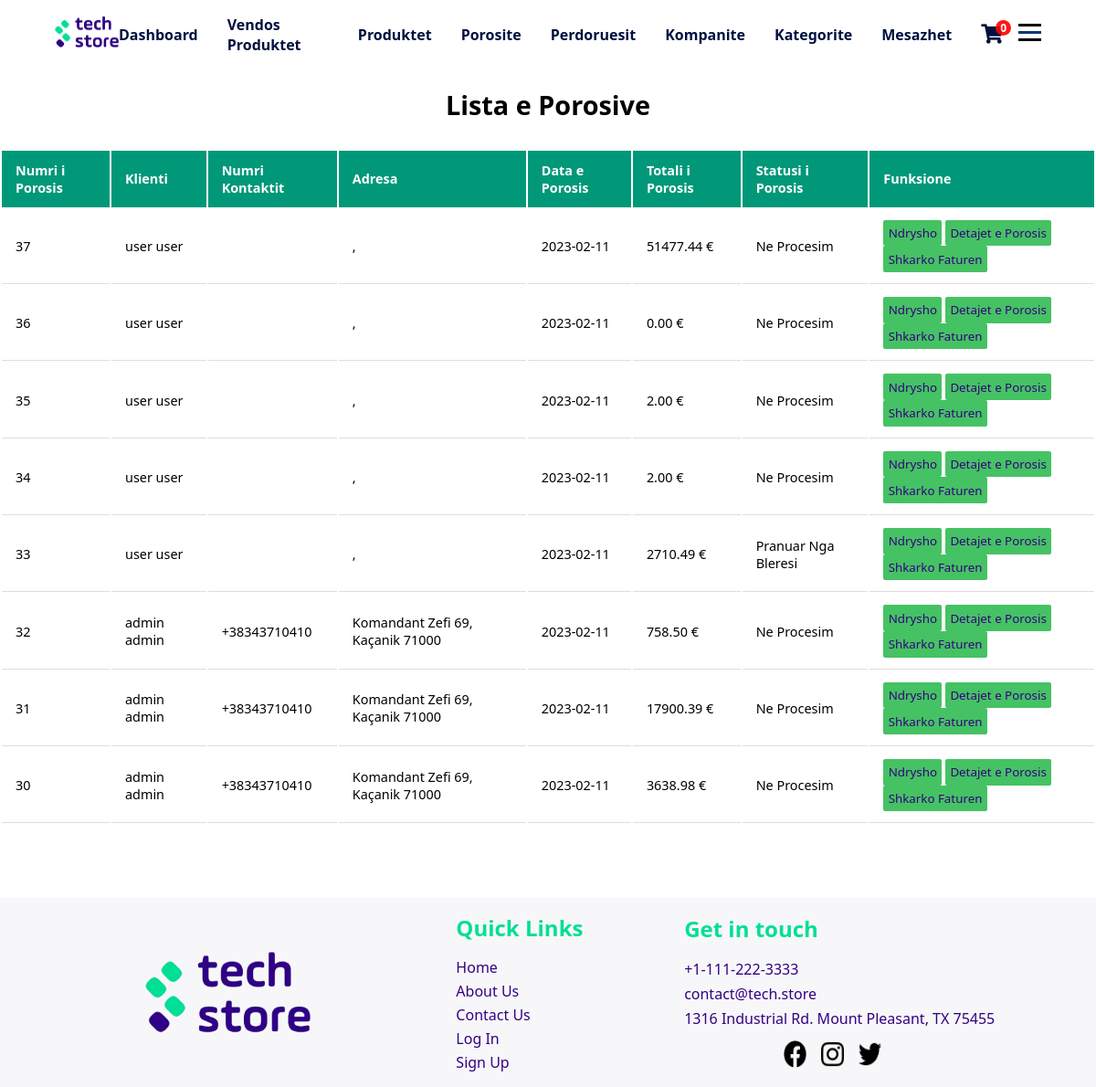
The app's page /php/admin/porositNgaKlientet.php (signed in), older data.
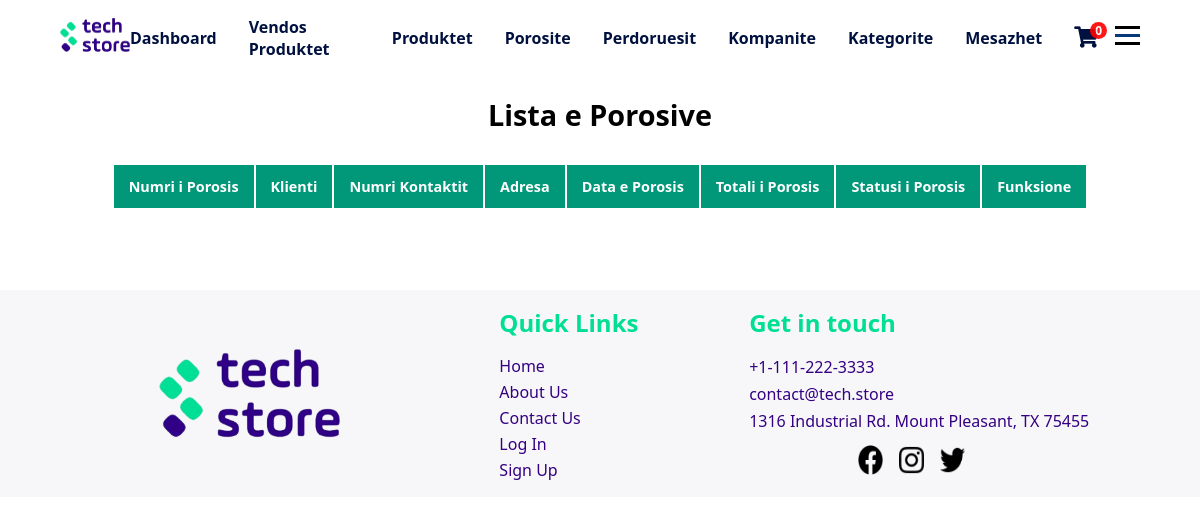
The same page, newer data.
### tables this page shows
CREATE TABLE `porosit` (
  `nrPorosis` int(11) NOT NULL,
  `idKlienti` int(11) DEFAULT NULL,
  `dataPorosis` date NOT NULL DEFAULT current_timestamp(),
  `TotaliPorosis` decimal(10,2) NOT NULL,
  `statusiPorosis` varchar(30) NOT NULL DEFAULT 'Ne Procesim'
);

CREATE TABLE `user` (
  `userID` int(11) NOT NULL,
  `emri` varchar(20) NOT NULL,
  `mbiemri` varchar(30) DEFAULT NULL,
  `username` varchar(20) NOT NULL,
  `email` varchar(50) DEFAULT NULL,
  `password` varchar(50) NOT NULL,
  `aksesi` int(1) NOT NULL DEFAULT 0
);

CREATE TABLE `tedhenatuser` (
  `userID` int(11) NOT NULL,
  `nrKontaktit` varchar(30) DEFAULT NULL,
  `qyteti` varchar(30) DEFAULT NULL,
  `zipKodi` varchar(7) DEFAULT NULL,
  `adresa` varchar(50) DEFAULT NULL
);

### php/db/dbcon.php (called while the page is built)
<?php
class dbCon
{
    private $conn = '';
    private $hostiIDB = 'localhost';
    private $emriDB = 'techstoredb';
    private $dbUsername = 'root';
    private $dbPass = '';
    public function connDB()
    {
        try {
            $this->conn = new PDO(
                "mysql:host=$this->hostiIDB;dbname=$this->emriDB", $this->dbUsername, $this->dbPass,
                [PDO::ATTR_DEFAULT_FETCH_MODE => PDO::FETCH_ASSOC]
            );
        } catch (PDOException $pdoe) {
            die("Nuk mund të lidhej me bazën e të dhënave {$this->emriDB} :" . $pdoe->getMessage());
        }
        return $this->conn;
    }
}
?>

### php/CRUD/porosiaCRUD.php (called while the page is built, shortened)
<?php
require_once('../db/dbcon.php');
class porosiaCRUD extends dbCon
{
    private $dbConn;
    public function __construct($porosiaID = '', $produktiID = '', $userID = '', $emriKlientit = '', $mbiemriKlientit = '', $emailKlientit = '', $nrKontaktit = '', $qyteti = '', $adresaKlientit = '', $dataPorosis = '', $qmimiProd = '', $sasiaPorositur = '', $qmimiTotal = '', $statusiPorosis = '')
    {
        $this->dbConn = $this->connDB();
    }
            ?>
            <?php
    public function shfaqTeGjithaPorosite()
    {
        try {
            $sql = "SELECT p.nrPorosis, u.emri, u.mbiemri,
                    tu.nrKontaktit, tu.qyteti, tu.zipKodi, tu.adresa, p.dataPorosis, p.TotaliPorosis, p.statusiPorosis
                    from porosit p
                    inner join user u on u.userID = p.idKlienti
                    inner join tedhenatuser tu on u.userID = tu.userID
                    ORDER BY nrPorosis DESC;";
            $stm = $this->dbConn->prepare($sql);
            $stm->execute();
            return $stm->fetchAll();
        } catch (Exception $e) {
            return $e->getMessage();
        }
    }
}
?>

### php/admin/porositNgaKlientet.php (the view, shortened to what this page needs)
<?php
require_once('../CRUD/porosiaCRUD.php');
$porosiaCRUD = new porosiaCRUD();
$porosit = $porosiaCRUD->shfaqTeGjithaPorosite();
?>
<!DOCTYPE html>
<html lang="en">
<head>
  <link rel="stylesheet" href="../../css/mesazhetStyle.css" />
  <link rel="stylesheet" href="../../css/adminDashboard.css" />
</head>
<body>
  <?php include '../design/header.php' ?>
  <div class="containerDashboardP">
    <h1>Lista e Porosive</h1>
    <table>
      <tr>
        <th>Numri i Porosis</th>
        <th>Klienti</th>
        <th>Numri Kontaktit</th>
        <th>Adresa</th>
        <th>Data e Porosis</th>
        <th>Totali i Porosis</th>
        <th>Statusi i Porosis</th>
        <th>Funksione</th>
      </tr>
      <?php
      foreach ($porosit as $porosia) {
        ?>
        <tr>
          <td>
            <?php echo $porosia['nrPorosis'] ?>
          </td>
          <td>
            <?php echo $porosia['emri'] . ' ' . $porosia['mbiemri'] ?>
          </td>
          <td>
            <?php echo $porosia['nrKontaktit'] ?>
          </td>
          <td>
            <?php echo $porosia['adresa'] . ', ' . $porosia['qyteti'] . ' ' . $porosia['zipKodi'] ?>
          </td>
          <td>
            <?php echo $porosia['dataPorosis'] ?>
          </td>
          <td>
            <?php echo $porosia['TotaliPorosis'] ?> €
          </td>
          <td>
            <?php echo $porosia['statusiPorosis'] ?>
          </td>
          <td>
            <button class="edito"><a href="?porosiaID=<?php echo $porosia['nrPorosis'] ?>">Ndrysho</a></button>
            <button class="edito"><a
                href="../userPages/detajetPorosis.php?porosiaID=<?php echo $porosia['nrPorosis'] ?>">Detajet
                e Porosis</a></button>
            <button class="edito"><a href="../funksione/fatura.php?nrPorosis=<?php echo $porosia['nrPorosis'] ?>"
                target="_blank">Shkarko Faturen</a></button>
          </td>
        </tr>
        <?php
      }
      ?>
    </table>
  </div>
  <?php
  include '../design/footer.php';
  include('../funksione/importimiScriptave.php') ?>
</body>
</html>

### php/design/header.php (shortened to what this page needs)
<!DOCTYPE html>
<html lang="en">
<head>
    <link rel="stylesheet" href="../../css/header.css" />
    <link href="https://use.fontawesome.com/releases/v5.0.1/css/all.css" rel="stylesheet">
</head>
<body>
    <header>
        <nav class="nav">
            <a class="logo" href="../pages/index.php"><img src="../../img/web/techstoreLogoWhiteSquare.png" alt=""></a>
            <ul class="nav-links">
                <?php
                if ($_SESSION['aksesi'] != 0) {
                    echo '
                        <li class="nav-item">
                        <a href="../userPages/userDashboard.php">Dashboard</a>
                        <span class="line"></span>
                    </li>
                    <li class="nav-item">
                        <a href="../admin/shtoProdukt.php">Vendos Produktet</a>
                        <span class="line"></span>
                    </li>
                    <li class="nav-item">
                        <a href="../admin/produktet.php">Produktet</a>
                        <span class="line"></span>
                    </li>
                    <li class="nav-item">
                        <a href="../admin/porositNgaKlientet.php">Porosite</a>
                        <span class="line"></span>
                    </li>
                    <li class="nav-item">
                        <a href="../admin/perdoruesit.php">Perdoruesit</a>
                        <span class="line"></span>
                    </li>
                    <li class="nav-item">
                        <a href="../admin/kompanit.php">Kompanite</a>
                        <span class="line"></span>
                    </li>
                    <li class="nav-item">
                        <a href="../admin/kategorit.php">Kategorite</a>
                        <span class="line"></span>
                    </li>
                    <li class="nav-item">
                        <a href="../admin/shfaqMesazhet.php">Mesazhet</a>
                        <span class="line"></span>
                    </li>';
                }
                ?>
                <li class="nav-item">
                    <a href="../pages/shporta.php"><span class="fa badge fa-lg" value=<?php
                    if (isset($_SESSION['shportaBlerjes'])) {
                        echo count($_SESSION['shportaBlerjes']);
                    }else{
                        echo 0;}?>>&#xf07a;</span></a>
                </li>
            </ul>
            <div class="hamburger">
                <span class="hamIkona"></span>
                <span class="hamIkona"></span>
                <span class="hamIkona"></span>
            </div>
        </nav>
    </header>
</body>
</html>

### php/design/footer.php (shortened to what this page needs)
<!DOCTYPE html>
<html lang="en">
<head>
  <link rel="stylesheet" href="../../css/footer.css">
</head>
<body>
  <footer>
    <div class="footer">
      <div class="footer-logo">
        <img src="../../img/web/techstoreLogoWhiteSquare.png" alt="">
      </div>
      <div class="footer-nav">
        <h2 class="footer-nav-title">Quick Links</h2>
        <ul>
          <li><a href="../pages/index.php">Home</a></li>
          <li><a href="../pages/aboutUs.php">About Us</a></li>
          <li><a href="../pages/contactForm.php">Contact Us</a></li>
          <li><a href="../pages/login.php">Log In</a></li>
          <li><a href="../pages/signup.php">Sign Up</a></p>
        </ul>
      </div>
      <div class="footer-contact">
        <h2 class="footer-nav-title">Get in touch</h2>
        <ul>
          <li><a href="tel:+11112223333">+1-111-222-3333</a></li>
          <li><a href="mailto:contact@tech.store">contact@tech.store</a></li>
          <li>1316 Industrial Rd. Mount Pleasant, TX 75455</li>
        </ul>
        <div class="footer-social-icons">
          <a href="https://facebook.com"><img src="../../img/web/social-link-icons/facebook.png" alt=""></a>
          <a href="https://instagram.com"><img src="../../img/web/social-link-icons/instagram.png" alt=""></a>
          <a href="https://twitter.com"><img src="../../img/web/social-link-icons/twitter.png" alt=""></a>
        </div>
      </div>
    </div>
  </footer>
</body>
</html>

### css/adminDashboard.css (style rules this page uses)
.containerDashboardP { display: flex; justify-content: center; align-items: center; margin: 25px 0; font-size: 0.9em; min-width: 400px; flex-direction: column; gap: 2em; flex-wrap: wrap; }
.containerDashboardP tr th { background-color: #009879; color: #ffffff; text-align: left; font-weight: bold; }
.containerDashboardP th, .containerDashboardP td { padding: 12px 15px; }
img { width: 25px; }
.containerDashboardP tr td { border-bottom: 1px solid #dddddd; }
.edito { padding: 0.4em; background-color: #45c263; border: none; border-radius: 2px; }

### css/header.css (style rules this page uses)
header { position: sticky; top: 0; width: 100%; padding: 0 5%; display: flex; justify-content: space-evenly; align-items: center; background-color: white; z-index: 2000; }
.nav { display: flex; align-items: center; width: 100%; min-height: 70px; justify-content: space-between; }
.nav ul li { display: flex; justify-content: center; align-items: center; position: relative; }
.logo img { width: 70px; aspect-ratio: 3/2; object-fit: contain; }
.nav-links { display: flex; align-items: center; justify-content: center; gap: 2em; }
.nav-links a { color: #00113f; font-weight: 600; }
.badge:after { content:attr(value); font-size:12px; color: #fff; background: red; border-radius:50%; padding: 0 5px; position:relative; left:-8px; top:-10px; opacity:0.9; }
.hamburger { display: block; cursor: pointer; }
.hamIkona { display: block; width: 25px; height: 3px; margin: 5px auto; -webkit-transition: all 0.3s ease; transition: all 0.3s ease; background-color: black; }
.hamIkona:nth-child(2) { background-color: #073879; }

### css/footer.css (style rules this page uses)
footer { display: flex; flex-direction: column; align-items: center; flex-wrap: wrap; background-color: #f7f7f9; margin-top: 5em; }
.footer { display: flex; justify-content: space-evenly; align-items: center; flex-wrap: wrap; width: 100%; height: fit-content; margin-top: 1em; margin-bottom: 1em; }
.footer-logo { display: flex; justify-content: center; align-items: center; }
.footer-logo img { width: 65%; aspect-ratio: 3/2; object-fit: contain; margin-top: 1em; margin-bottom: 1em; }
.footer-nav { display: flex; flex-direction: column; }
.footer-nav-title { color: #01df93; margin-bottom: 0.5em; }
.footer-nav li, a { list-style: none; color: #340182; padding-top: 4px; }
.footer-contact { display: flex; flex-direction: column; }
.footer-contact li, a { list-style: none; color: #340182; padding-top: 5px; }
.footer-social-icons { display: flex; align-items: center; justify-content: center; flex-wrap: wrap; margin-right: 2em; }
.footer-social-icons img { margin-top: 0.5em; margin-left: 1em; height: 30px; }

Row changes from the older to the newer data that the page shows:
removed porosit: nrPorosis "37", idKlienti.emri "user", idKlienti.mbiemri "user", dataPorosis "2023-02-11", TotaliPorosis "51477.44", statusiPorosis "Ne Procesim"
removed porosit: nrPorosis "36", idKlienti.emri "user", idKlienti.mbiemri "user", dataPorosis "2023-02-11", TotaliPorosis "0.00", statusiPorosis "Ne Procesim"
removed porosit: nrPorosis "35", idKlienti.emri "user", idKlienti.mbiemri "user", dataPorosis "2023-02-11", TotaliPorosis "2.00", statusiPorosis "Ne Procesim"
removed porosit: nrPorosis "34", idKlienti.emri "user", idKlienti.mbiemri "user", dataPorosis "2023-02-11", TotaliPorosis "2.00", statusiPorosis "Ne Procesim"
removed porosit: nrPorosis "33", idKlienti.emri "user", idKlienti.mbiemri "user", dataPorosis "2023-02-11", TotaliPorosis "2710.49", statusiPorosis "Pranuar Nga Bleresi"
removed porosit: nrPorosis "32", idKlienti.emri "admin", idKlienti.mbiemri "admin", tedhenatuser.nrKontaktit "+38343710410", tedhenatuser.adresa "Komandant Zefi 69", tedhenatuser.qyteti "Kaçanik", tedhenatuser.zipKodi "71000", dataPorosis "2023-02-11", TotaliPorosis "758.50", statusiPorosis "Ne Procesim"
removed porosit: nrPorosis "31", idKlienti.emri "admin", idKlienti.mbiemri "admin", tedhenatuser.nrKontaktit "+38343710410", tedhenatuser.adresa "Komandant Zefi 69", tedhenatuser.qyteti "Kaçanik", tedhenatuser.zipKodi "71000", dataPorosis "2023-02-11", TotaliPorosis "17900.39", statusiPorosis "Ne Procesim"
removed porosit: nrPorosis "30", idKlienti.emri "admin", idKlienti.mbiemri "admin", tedhenatuser.nrKontaktit "+38343710410", tedhenatuser.adresa "Komandant Zefi 69", tedhenatuser.qyteti "Kaçanik", tedhenatuser.zipKodi "71000", dataPorosis "2023-02-11", TotaliPorosis "3638.98", statusiPorosis "Ne Procesim"
